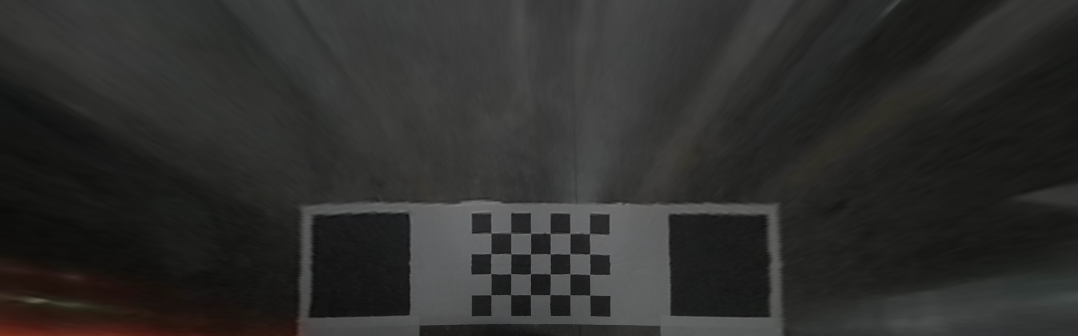
#> input picture dataset/avm/bev/fev2bev/front.png, 1078 x 336 px
$ python overlap.py
#> lines starting #> are read from the running program, lines starting #| are printed output that depends on the picture
import os
import cv2
import json
import shutil
import imageio


def extract_overlap_hw():
    info = [
        '5 numbers: h1, h2, w1, w2, angle.',
        'h1:h2, w1:w2, angle_couterclockwise.',
        'Crop first and then rotate.',
    ]
    for inf in info:
        print('\t', inf)
    hw_overlap_fblr = {
        'info': info,
        'input_shape': {
            "front": [1078, 336],
            "back": [1078, 336],
            "left": [1172, 439],
            "right": [1172, 439],
        },
        'input_direction': 'camera',
        'output_shape': [320, 320],
        'output_direction': 'align forward(front)',
        'angle_fblr': [0, 180, 90, -90],
        'instruction': {
            'sequence': '*f *b *l *r',
            'front': {'fl': [], 'fr': [], 'angle': ''},
            'back': {'bl': [], 'br': [], 'angle': ''},
            'left': {'lf': [], 'lb': [], 'angle': ''},
            'right': {'rf': [], 'rb': [], 'angle': ''},
            '5 numbers': ['h1', 'h2', 'w1', 'w2', 'angle'],
            'crop': ['h1:h1', 'w1:w2'],
            'rotate': {
                '90': 'cv2.ROTATE_90_COUNTERCLOCKWISE',
                '-90': 'cv2.ROTATE_90_CLOCKWISE',
                '180': 'cv2.ROTATE_180',
            },
            'usage': 'eval(string)',
        },
        'front': [
            [216 - 200, 316 + 20, 309 - 200, 409 + 20],
            [216 - 200, 316 + 20, 669 - 20, 769 + 200],
            0,
        ],
        'back': [
            [216 - 200, 316 + 20, 669 - 20, 769 + 200],
            [216 - 200, 316 + 20, 309 - 200, 409 + 20],
            180,
        ],
        'left': [
            [319 - 200, 419 + 20, 856 - 20, 956 + 200],
            [314 - 200, 414 + 20, 216 - 200, 316 + 20],
            90,
        ],
        'right': [
            [314 - 200, 414 + 20, 216 - 200, 316 + 20],
            [314 - 200, 414 + 20, 856 - 20, 956 + 200],
            -90,
        ],
    }
    return hw_overlap_fblr


def save_info():
    hw_overlap_info = extract_overlap_hw()
    with open('overlap_info.json', 'w') as f:
        json.dump(hw_overlap_info, f, indent=4)


def unit_test_overlap():
    sv_dir = 'overlap'
    if os.path.exists(sv_dir):
        shutil.rmtree(sv_dir)
    os.makedirs(sv_dir, exist_ok=True)

    src_dir = 'bev/fev2bev'
    front_ori = cv2.imread(f'{src_dir}/front.png')
#> front_ori is the input picture: shape (336, 1078, 3); mean B, G, R 44.6, 46.3, 46.5
    back_ori = cv2.imread(f'{src_dir}/back.png')
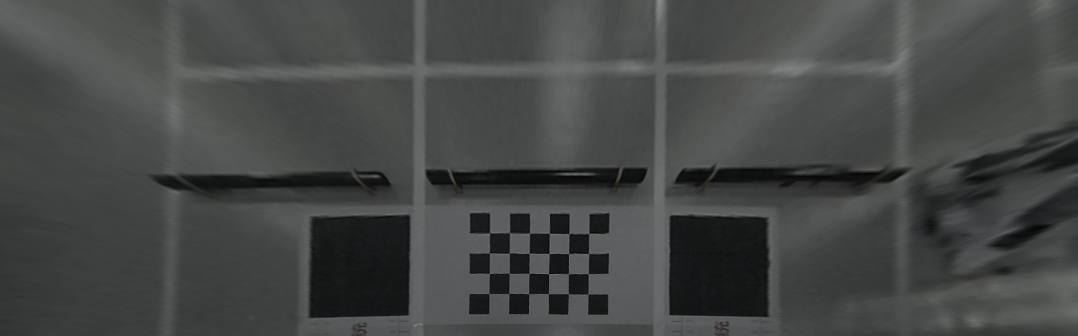
#> input picture dataset/avm/bev/fev2bev/back.png, 1078 x 336 px
#> back_ori is the input picture: shape (336, 1078, 3); mean B, G, R 70.3, 71.2, 68.9
    left_ori = cv2.imread(f'{src_dir}/left.png')
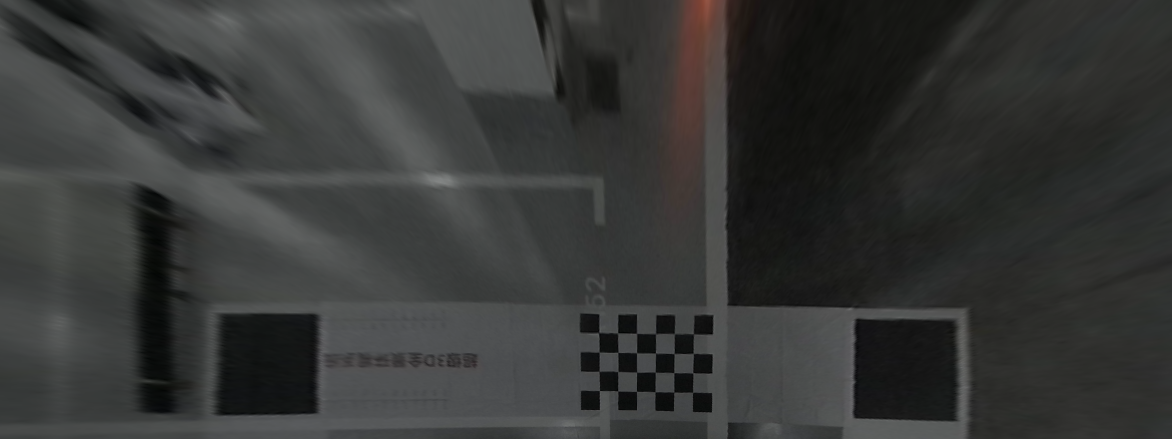
#> input picture dataset/avm/bev/fev2bev/left.png, 1172 x 439 px
#> left_ori is the input picture: shape (439, 1172, 3); mean B, G, R 54.8, 55.9, 54.9
    right_ori = cv2.imread(f'{src_dir}/right.png')
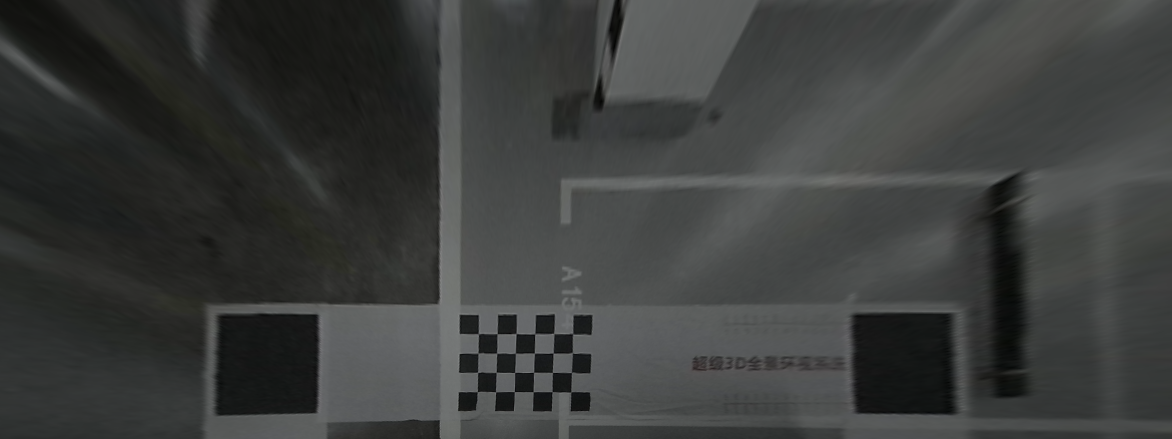
#> input picture dataset/avm/bev/fev2bev/right.png, 1172 x 439 px
#> right_ori is the input picture: shape (439, 1172, 3); mean B, G, R 60.3, 61.6, 59.8
    print('front & back:', front_ori.shape, back_ori.shape)
#| front & back: (336, 1078, 3) (336, 1078, 3)
    print('left & right:', left_ori.shape, right_ori.shape)
#| left & right: (439, 1172, 3) (439, 1172, 3)
    wh_bev_fblr = {
        "front": [1078, 336],
        "back": [1078, 336],
        "left": [1172, 439],
        "right": [1172, 439],
    }
    print(wh_bev_fblr)
    print()

    # 309,316, 409,316, 336 - 316
    # 856,319, 856,419, 319 - 419
    # 1172 - 856 = 316
    # 409,216, 409,316
    # 956,419, 856,419
    # 10:440

    # f: w=0:409+20, h=0:316+20
    # l: h=10:419+20, w=856-20:956+216
    lf_left = left_ori[319 - 200 : 419 + 20, 856 - 20 : 956 + 200]
    lf_front = front_ori[216 - 200 : 316 + 20, 309 - 200 : 409 + 20]
    lf_left = cv2.rotate(lf_left, cv2.ROTATE_90_COUNTERCLOCKWISE)
    txt_info = (cv2.FONT_HERSHEY_SIMPLEX, 1, (192, 192, 192), 2)
    cv2.putText(lf_left, 'left', (200, 200), *txt_info)
#> lf_left: shape (320, 320, 3); mean B, G, R 42, 43.6, 42.6
    cv2.putText(lf_front, 'front', (200, 150), *txt_info)
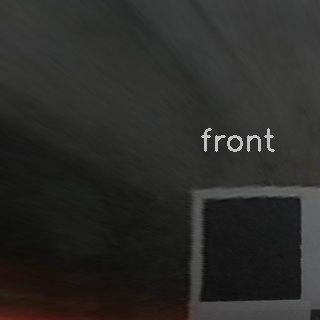
#> lf_front: shape (320, 320, 3); mean B, G, R 41.5, 43.4, 43.9
    cv2.imwrite(f'{sv_dir}/lf_f.jpg', lf_front)
    cv2.imwrite(f'{sv_dir}/lf_l.jpg', lf_left)
    imageio.mimsave(f'{sv_dir}/lf.gif', [lf_left, lf_front], 'GIF', duration=0.5)
    print('lf_front', lf_front.shape)
#| lf_front (320, 320, 3)
    print('lf_left', lf_left.shape)
#| lf_left (320, 320, 3)

    # r: 956,314, 956,414  vs  b: 309,216, 409,216
    # r: 856,414, 956,414  vs  b: 409,316, 409,216
    # r: w=856-216:956+20, h=314-309:414+25
    # b: w=:409+25, h=0:316+20
    rb_right = right_ori[314 - 200 : 414 + 20, 856 - 20 : 956 + 200]
    rb_back = back_ori[216 - 200 : 316 + 20, 309 - 200 : 409 + 20]
    rb_right = cv2.rotate(rb_right, cv2.ROTATE_90_CLOCKWISE)
    rb_back = cv2.rotate(rb_back, cv2.ROTATE_180)
    txt_info = (cv2.FONT_HERSHEY_SIMPLEX, 1, (192, 192, 192), 2)
    cv2.putText(rb_right, 'right', (150, 100), *txt_info)
#> rb_right: shape (320, 320, 3); mean B, G, R 62.2, 63.3, 61.2
    cv2.putText(rb_back, 'back', (150, 50), *txt_info)
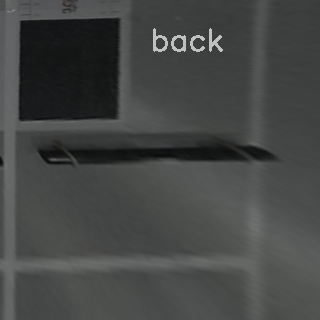
#> rb_back: shape (320, 320, 3); mean B, G, R 69.6, 70.7, 68.3
    cv2.imwrite(f'{sv_dir}/rb_r.jpg', rb_right)
    cv2.imwrite(f'{sv_dir}/rb_b.jpg', rb_back)
    imageio.mimsave(f'{sv_dir}/rb.gif', [rb_back, rb_right], 'GIF', duration=0.5)
    print('rb_right', rb_right.shape)
#| rb_right (320, 320, 3)
    print('rb_back', rb_back.shape)
#| rb_back (320, 320, 3)

    # r: 216,414, 316,414  vs  f: 769,216, 769,316
    # r: 316,414, 316,314  vs  f: 669,316, 769,316
    # r: w=:316+20, h=314-216:414+20
    # f: w=669-20:769+216, h=:316+20
    rf_front = front_ori[216 - 200 : 316 + 20, 669 - 20 : 769 + 200]
    rf_right = right_ori[314 - 200 : 414 + 20, 216 - 200 : 316 + 20]
    rf_right = cv2.rotate(rf_right, cv2.ROTATE_90_CLOCKWISE)
    txt_info = (cv2.FONT_HERSHEY_SIMPLEX, 1, (192, 192, 192), 2)
    cv2.putText(rf_right, 'right', (100, 200), *txt_info)
#> rf_right: shape (320, 320, 3); mean B, G, R 41.6, 43.4, 42
    cv2.putText(rf_front, 'front', (100, 150), *txt_info)
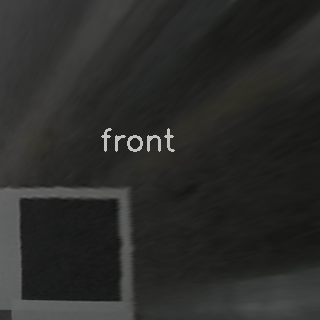
#> rf_front: shape (320, 320, 3); mean B, G, R 42, 43.9, 43.5
    cv2.imwrite(f'{sv_dir}/rf_r.jpg', rf_right)
    cv2.imwrite(f'{sv_dir}/rf_b.jpg', rf_front)
    imageio.mimsave(f'{sv_dir}/rf.gif', [rf_right, rf_front], 'GIF', duration=0.5)
    print('rf_front', rf_front.shape)
#| rf_front (320, 320, 3)
    print('rf_right', rf_right.shape)
#| rf_right (320, 320, 3)

    # l: 216,314, 216,414  vs  b: 769,216, 769,316
    # l: 216,414, 316,414  vs  b: 669,216, 409,316
    # l: w=:316+20, h=314-216:414+20
    # b: w=669-216:769+20, h=:316+20
    lb_left = left_ori[314 - 200 : 414 + 20, 216 - 200 : 316 + 20]
    lb_back = back_ori[216 - 200 : 316 + 20, 669 - 20 : 769 + 200]
    lb_left = cv2.rotate(lb_left, cv2.ROTATE_90_COUNTERCLOCKWISE)
    lb_back = cv2.rotate(lb_back, cv2.ROTATE_180)
    txt_info = (cv2.FONT_HERSHEY_SIMPLEX, 1, (192, 192, 192), 2)
    cv2.putText(lb_left, 'left', (100, 200), *txt_info)
#> lb_left: shape (320, 320, 3); mean B, G, R 60.9, 61.8, 59.5
    cv2.putText(lb_back, 'back', (100, 150), *txt_info)
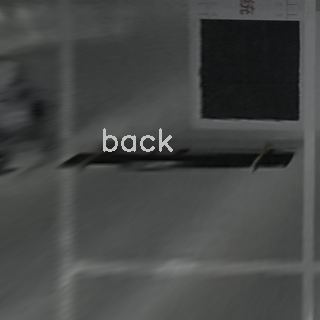
#> lb_back: shape (320, 320, 3); mean B, G, R 70.1, 71.1, 68.8
    cv2.imwrite(f'{sv_dir}/lb_l.jpg', lb_left)
    cv2.imwrite(f'{sv_dir}/lb_b.jpg', lb_back)
    imageio.mimsave(f'{sv_dir}/lb.gif', [lb_left, lb_back], 'GIF', duration=0.5)
    print('lb_left', lb_left.shape)
#| lb_left (320, 320, 3)
    print('lb_back', lb_back.shape)
#| lb_back (320, 320, 3)


if __name__ == '__main__':

    save_info()
    unit_test_overlap()
